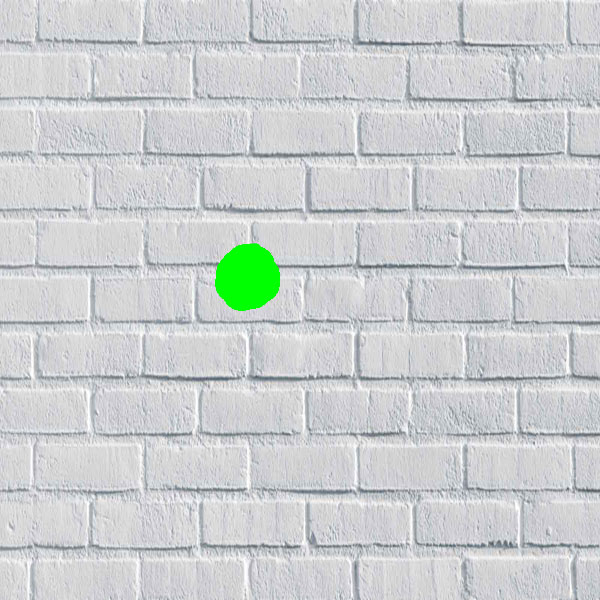
%> input picture wall.jpg, 600 x 600 px
$ octave FinalProj_HoleFilling.m   (GNU Octave 9; MATLAB toolbox functions it lacks are replaced by stand-ins)
%> lines starting %> are read from the running program, lines starting %| are printed output that depends on the picture; in (x1, y1, x2, y2) boxes, pixels count from 0 and x2, y2 are one past the last pixel; in counts of white or black regions, pixels touching at a corner belong together; the program's own positions count from 1
### search_vote_func.m
function [res, ann, bnn] = search_vote_func(img, res, niters)
% img: Source image
% res: Target image (input is initial estimate of target image and output is the target image after seach and vote operation.)
% niters: Number of iterations of search and vote to be performed
% ann: Nearest-Neighbour field (hxwx3, int32) mapping res -> img
% bnn: Nearest-Neighbour field (hxwx3, int32) mapping img -> res

% Please replace the nnmex and votemex after you have implemented your own
% searching and voting function for PatchMatch


%% Perform niters iterations of search and vote
for iter = 1:niters
    %% Searching for NNF
    if(iter==1)
        ann = nnmex(res, img, 'cpu', [], [], [], [], [], [], 1);
        bnn = nnmex(img, res, 'cpu', [], [], [], [], [], [], 1);
    else
        ann = nnmex(res, img,  'cpu', [], [], [], [], [], [], 1, [], [], ann);
        bnn = nnmex(img, res,  'cpu', [], [], [], [], [], [], 1, [], [], bnn);
    end

	%% Voting
    res = votemex(img, ann, bnn);
%   outPath = sprintf('%s/%s_%04d-%04d-Iter-%04d.png', j, k, iter);
%   imwrite(lab2rgb(double(res)), outPath);
% 	fprintf(1,'%d ',iter);

end

### FinalProj_HoleFilling.m
clear;
clc;
close all;

%% PART 1 - SINGLE IMAGE HOLE FILLING

% NOTE - If you are using the mex files on GS during the development of your
% code, make sure your refer to the README

%% STEP 1 - Read in the image with the hole region
% Read in the image, convert to RGBA with holes denoted by 0 alpha.
% Identify the region and size of the hole.
imageNoAlpha = imread('wall.jpg');
%> imageNoAlpha is the input picture: size 600x600x3 uint8; mean R, G, B 203.7, 207.2, 207.9
% figure
% imshow(image)

%% STEP 2 - Downsample image
% Iteratively downsample image till the dimension of the path is around the dimension
% of the hole. Store images at these multiple scales

%% STEP 3 - Perform Hole filling
% Perform hole filling at each scale, starting at the coarsest. Use
% repeated search and vote steps (refer to HW8 and the final project
% descriptions) at each scale till values within the hole have converged.
% Pixels in the hole region are the targets, patches outside the hole are
% the source.
% Upsample the resulting image, and blend it with the original downsampled
% image at the same scale, to refine the values outside the hole.

% Parameters
numScales = 10;                 % number of scales


img_resize = imresize(imageNoAlpha, 1/numScales);
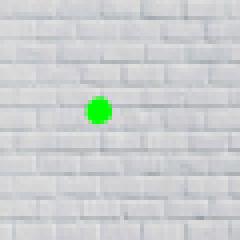
%> img_resize: size 60x60x3 uint8 (shown 4 times larger); mean R, G, B 203.7, 207.1, 207.9
dim = size(img_resize);
%> dim = [60 60 3]
img_resize = double(img_resize);
%> img_resize: size 60x60x3 double
I = zeros(dim(1),dim(2),4);
I(:,:,1:3) = img_resize;
I(:,:,4) = ones(dim(1),dim(2),1);
for i = 1:dim(1)
    for j = 1:dim(2)
        if I(i,j,1) < 40 && I(i,j,2) > 170  && I(i,j,3) < 40
            I(i,j,4) = 0;
        end
    end
end
%> I: size 60x60x4 double; mean R, G, B, A 203.7, 207.1, 207.9, 1; mean of the top-left, top-right, bottom-left and bottom-right quarters 154.3, 154.9, 156.4, 154.1

[all_row,all_col] = find(I(:,:,4) == 0);
%> all_row = 29 values from 26 to 31; all_col = 29 values from 23 to 28
first_row = min(all_row); first_col = min(all_col);
%> after `first_row = min(all_row)`: first_row = 26
%> after `first_col = min(all_col)`: first_col = 23
center_row = first_row+ceil(max(all_row) - min(all_row))/2;
%> center_row = 28.5
center_col = first_col+ceil(max(all_col) - min(all_col))/2;
%> center_col = 25.5

alpha = I(:,:,4);
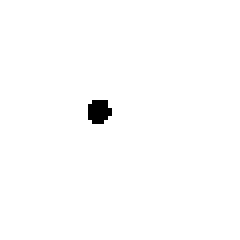
%> alpha: size 60x60 double (shown 4 times larger); values 0 (black) and 1 (white), 99.2% white; 1 black region, box (x1, y1, x2, y2) and area: (22, 25, 28, 31) 29
I = I(:,:,1:3);
patch_size = 11;
patch_length = floor(patch_size/2);
target_patch = I(center_row-patch_length:center_row+patch_length,center_col-patch_length:center_col+patch_length,:); %extract patch from image
    figure; imshow(uint8(target_patch));
% [new_target,target2source,source2target]=my_search_vote_func(uint8(I),uint8(target_patch),10,patch_size,patch_size);
[new_target, target2source, source2target] = search_vote_func(uint8(I),uint8(target_patch),10);
%> the run ends on the next line
